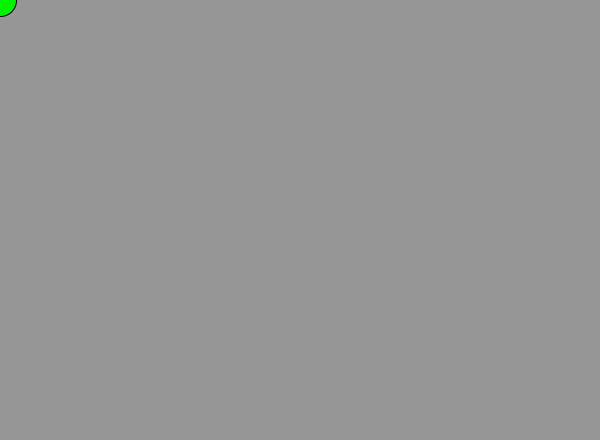
Frame 1 (no input)
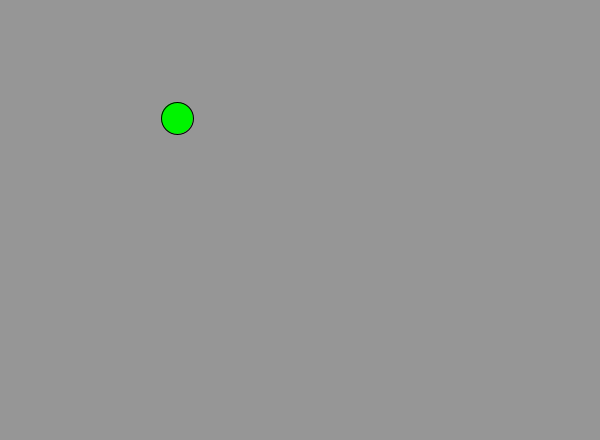
Frame 60 (the mouse pressed at the canvas centre just before this capture)
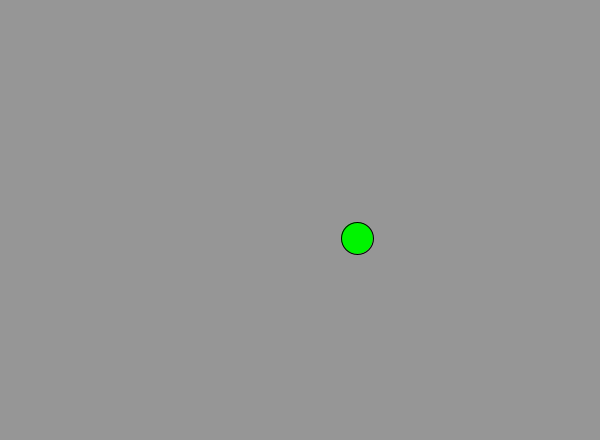
Frame 120 (the mouse held since frame 60 and released just before this capture)

The Processing sketch that drew these frames (run headless with seeded random() and noise(); from frame 60 on, the mouse is pressed at the canvas centre):

// Processing sketch: function_ball_bounce
// ── function_ball_bounce.pde

int x;
int y;
int xspeed = 3;
int yspeed = 2;
void setup() {
  size(600,440);

}

void draw(){
  background(150);
  ball();
  moveBall();
  checkEdges();
 
}

void ball(){
    fill(0,244,0);
    ellipse(x,y,32,32);
}

void moveBall(){
    x = x + xspeed;
    y = y + yspeed;
    
}

void checkEdges(){
    
  if(x > width || x < 0){
     xspeed = xspeed * -1;
  }
  if ( y > height || y < 0){
    yspeed = yspeed * -1;
  }
}
